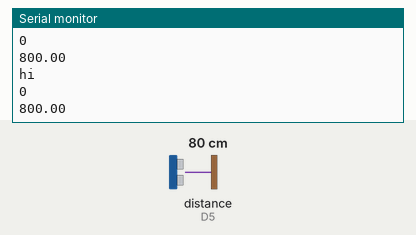
Simulated run of this sketch. Board: ESP8266 (NodeMCU). Shown: the last lines printed to the serial monitor. The test bench sets the inputs (shaded band); at power-on: distance to the obstacle (sensor on D5) 80 cm. The echo pulse lasts 58.3 µs per cm.

Above: at 1.2 s.
1.3 s: distance to the obstacle (sensor on D5) set to 2 cm
At 1.71 s:
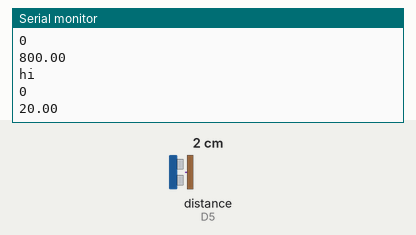
2.8 s: distance to the obstacle (sensor on D5) set to 4 cm
At 3.22 s:
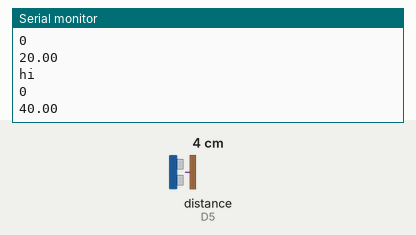
Timing chart, 0 to 5.8 s (numbered marks = the images above; inputs shaded):
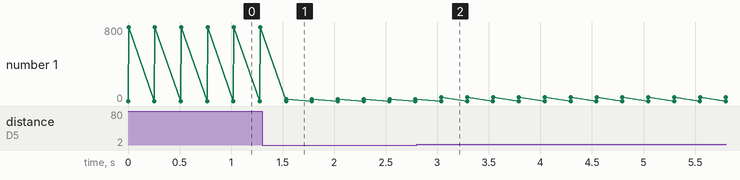

The sketch:

display_distance.ino
```cpp
#include <hcsr04.h>

#define TRIG_PIN D6
#define ECHO_PIN D5

HCSR04 hcsr04(TRIG_PIN, ECHO_PIN, 20, 4000);

void setup() { Serial.begin(9600); }

void loop() {
  Serial.println("hi");
  Serial.println(hcsr04.ToString());

  Serial.println(hcsr04.distanceInMillimeters());

  delay(250);
}
```

Measured:
- after the input at 1.3 s, the serial monitor: prints a new line after 0.23 s (image 1)
- after the input at 2.8 s, the serial monitor: prints a new line after 0.24 s (image 2)
- plotted number 1: 800 → 20 after the input at 1.3 s, 20 → 40 after the input at 2.8 s
